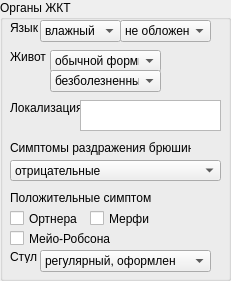
   <widget class="QGroupBox" name="groupBox_5">
    <property name="geometry">
     <rect>
      <x>550</x>
      <y>200</y>
      <width>231</width>
      <height>281</height>
     </rect>
    </property>
    <property name="title">
     <string>Органы ЖКТ</string>
    </property>
    <widget class="QLabel" name="label_25">
     <property name="geometry">
      <rect>
       <x>10</x>
       <y>20</y>
       <width>31</width>
       <height>16</height>
      </rect>
     </property>
     <property name="text">
      <string>Язык</string>
     </property>
    </widget>
    <widget class="QComboBox" name="lingua1">
     <property name="geometry">
      <rect>
       <x>40</x>
       <y>20</y>
       <width>81</width>
       <height>22</height>
      </rect>
     </property>
     <item>
      <property name="text">
       <string>влажный</string>
      </property>
     </item>
     <item>
      <property name="text">
       <string>сухой</string>
      </property>
     </item>
    </widget>
    <widget class="QComboBox" name="lingua2">
     <property name="geometry">
      <rect>
       <x>120</x>
       <y>20</y>
       <width>91</width>
       <height>22</height>
      </rect>
     </property>
     <item>
      <property name="text">
       <string>не обложен</string>
      </property>
     </item>
     <item>
      <property name="text">
       <string>обложен</string>
      </property>
     </item>
    </widget>
    <widget class="QLabel" name="label_26">
     <property name="geometry">
      <rect>
       <x>10</x>
       <y>50</y>
       <width>47</width>
       <height>13</height>
      </rect>
     </property>
     <property name="text">
      <string>Живот</string>
     </property>
    </widget>
    <widget class="QComboBox" name="abdomenform">
     <property name="geometry">
      <rect>
       <x>50</x>
       <y>50</y>
       <width>111</width>
       <height>22</height>
      </rect>
     </property>
     <item>
      <property name="text">
       <string>обычной формы</string>
      </property>
     </item>
     <item>
      <property name="text">
       <string>вздут</string>
      </property>
     </item>
    </widget>
    <widget class="QComboBox" name="abdomenpain">
     <property name="geometry">
      <rect>
       <x>50</x>
       <y>70</y>
       <width>111</width>
       <height>22</height>
      </rect>
     </property>
     <item>
      <property name="text">
       <string>безболезненный</string>
      </property>
     </item>
     <item>
      <property name="text">
       <string>болезненный</string>
      </property>
     </item>
    </widget>
    <widget class="QLabel" name="label_27">
     <property name="geometry">
      <rect>
       <x>10</x>
       <y>100</y>
       <width>71</width>
       <height>16</height>
      </rect>
     </property>
     <property name="text">
      <string>Локализация</string>
     </property>
    </widget>
    <widget class="QTextEdit" name="locabdomenpain">
     <property name="geometry">
      <rect>
       <x>80</x>
       <y>100</y>
       <width>141</width>
       <height>31</height>
      </rect>
     </property>
    </widget>
    <widget class="QComboBox" name="peritoneallist">
     <property name="geometry">
      <rect>
       <x>10</x>
       <y>160</y>
       <width>211</width>
       <height>21</height>
      </rect>
     </property>
     <item>
      <property name="text">
       <string>отрицательные</string>
      </property>
     </item>
     <item>
      <property name="text">
       <string>положительные</string>
      </property>
     </item>
    </widget>
    <widget class="QLabel" name="label_28">
     <property name="geometry">
      <rect>
       <x>10</x>
       <y>140</y>
       <width>181</width>
       <height>16</height>
      </rect>
     </property>
     <property name="text">
      <string>Симптомы раздражения брюшины</string>
     </property>
    </widget>
    <widget class="QLabel" name="label_29">
     <property name="geometry">
      <rect>
       <x>10</x>
       <y>190</y>
       <width>141</width>
       <height>16</height>
      </rect>
     </property>
     <property name="text">
      <string>Положительные симптомы</string>
     </property>
    </widget>
    <widget class="QCheckBox" name="ortner">
     <property name="geometry">
      <rect>
       <x>10</x>
       <y>210</y>
       <width>70</width>
       <height>17</height>
      </rect>
     </property>
     <property name="text">
      <string>Ортнера</string>
     </property>
    </widget>
    <widget class="QCheckBox" name="merphy">
     <property name="geometry">
      <rect>
       <x>90</x>
       <y>210</y>
       <width>70</width>
       <height>17</height>
      </rect>
     </property>
     <property name="text">
      <string>Мерфи</string>
     </property>
    </widget>
    <widget class="QCheckBox" name="meiorobson">
     <property name="geometry">
      <rect>
       <x>10</x>
       <y>230</y>
       <width>101</width>
       <height>17</height>
      </rect>
     </property>
     <property name="text">
      <string>Мейо-Робсона</string>
     </property>
    </widget>
    <widget class="QLabel" name="label_30">
     <property name="geometry">
      <rect>
       <x>10</x>
       <y>250</y>
       <width>47</width>
       <height>13</height>
      </rect>
     </property>
     <property name="text">
      <string>Стул</string>
     </property>
    </widget>
    <widget class="QComboBox" name="stullist">
     <property name="geometry">
      <rect>
       <x>40</x>
       <y>250</y>
       <width>171</width>
       <height>22</height>
      </rect>
     </property>
     <item>
      <property name="text">
       <string>регулярный, оформлен</string>
      </property>
     </item>
     <item>
      <property name="text">
       <string>диарея</string>
      </property>
     </item>
     <item>
      <property name="text">
       <string>послаблен</string>
      </property>
     </item>
     <item>
      <property name="text">
       <string>мелена</string>
      </property>
     </item>
    </widget>
   </widget>
